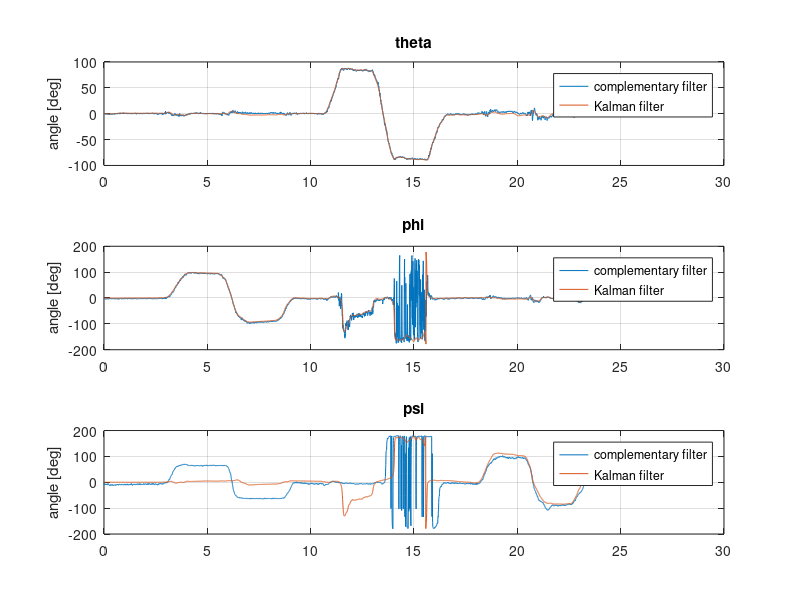
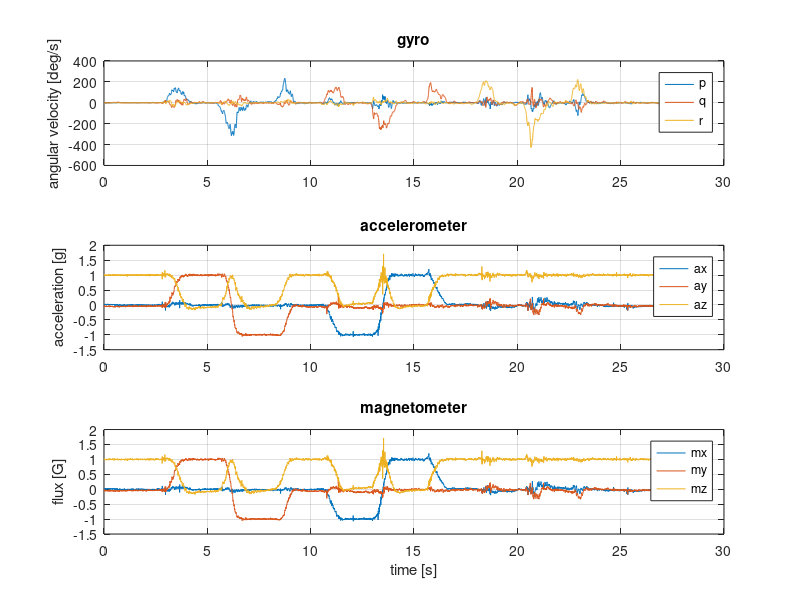

Reproduce these figures in MATLAB, in order.
load('data.mat');

%%%%%%%%%%%%%%%%
%INITIALIZATION%
%%%%%%%%%%%%%%%%

%quaternions
e0 = 1;
e1 = 0;
e2 = 0;
e3 = 0;

pb = 0; %bias p 
qb = 0; %bias q 
rb = 0; %bias r 

%covariance matrix
P = zeros(7,7);
%process noise matrix
Q = diag([[1 1 1 1] * 0.00005, [1 1 1] * 0.000001] .^ 2);
%measurement noise matrix
R = diag([[1 1 1] * 0.045, [1 1 1] * 0.015]);
        
%state space init
x = [e0 e1 e2 e3 pb qb rb]';

for i=2:length(time)
 
%sample time
dt = time(i) - time(i-1);
    
%%%%%%%%%%%%%%%%%
%PREDICTION STEP%
%%%%%%%%%%%%%%%%%

%read data from gyro
p = gx(i)*pi/180; q = gy(i)*pi/180; r = gz(i)*pi/180;

%input vector
u = [p q r pb qb rb]';

%transition matrix
F = 0.5*[-e1 -e2 -e3 e1 e2 e3;
         e0 -e3  e2 -e0 e3 -e2;
         e3  e0 -e1 -e3 -e0 e1;
        -e2  e1  e0 e2 -e1 -e0;
         0   0   0   0  0   0;
         0   0   0   0  0   0;
         0   0   0   0  0   0];
 
%state space estimate
x = x + dt*F*u;

%update quaternions value
e0 = x(1);
e1 = x(2);
e2 = x(3);
e3 = x(4);

%normalise quaternions
norm = sqrt(e0^2 + e1^2 + e2^2 + e3^2);
e0 = e0 / norm;
e1 = e1 / norm;
e2 = e2 / norm;
e3 = e3 / norm;
x(1) = e0;
x(2) = e1;
x(3) = e2;
x(4) = e3;

%Jacobian matrix A - partial derivatives dF/du 
A = 0.5*[0 -(p-pb) -(q-qb) -(r-rb) e1 e2 e3;
        (p-pb) 0 (r-rb) -(q-qb)  -e0 e3 -e2;
        (q-qb) -(r-rb) 0 (p-pb)  -e3 -e0 e1;
        (r-rb) (q-qb) -(p-pb) 0   e2 -e1 -e0;
        0        0       0    0   0  0   0;
        0        0       0    0   0  0   0;
        0        0       0    0   0  0   0];

%covariance matrix estimate
P = P + dt*(A*P+P*A' + Q);

%magnetometer model estimation
dm = 0; %magnetic declination angle
msin=sind(dm); 
mcos=cosd(dm);

m =[msin*(2*e0*e3+2*e1*e2)-mcos*(2*e2*e2+2*e3*e3-1)...
    -mcos*(2*e0*e3-2*e1*e2)-msin*(2*e1*e1+2*e3*e3-1)...
    mcos*(2*e0*e2+2*e1*e3)-msin*(2*e0*e1-2*e2*e3)];

%accelerometer model estimation
a = -[2*(e1*e3-e0*e2) 2*(e0*e1+e2*e3) 1-2*(e1^2+e2^2)];

%models matrix
z = [a m]';

%measure from acc and mag
y = [-ax(i) -ay(i) -az(i) mx(i) my(i) mz(i)]';

%normalise measurements
norm = sqrt(y(1)^2 + y(2)^2 + y(3)^2);
y(1) = y(1) / norm;
y(2) = y(2) / norm;
y(3) = y(3) / norm;
norm = sqrt(y(4)^2 + y(5)^2 + y(6)^2);
y(4) = y(4) / norm;
y(5) = y(5) / norm;
y(6) = y(6) / norm;

%%%%%%%%%%%%%     
%UPDATE STEP%
%%%%%%%%%%%%%

%Jacobian matrix H - partial derivatives dy/dx 
H = 2  * [e2 -e3 e0 -e1 0 0 0;
         -e1 -e0 -e3 -e2 0 0 0;
          0  2*e1 2*e2 0 0 0 0;
          e3*msin, e2*msin, e1*msin-2*e2*mcos, e0*msin-2*e3*mcos, 0,0,0;
          -e3*mcos, e2*mcos-2*e1*msin,  e1*mcos, -e0*mcos-2*e3*msin, 0,0,0;
           e2*mcos-e1*msin, e3*mcos-e0*msin, e0*mcos+e3*msin, e1*mcos+e2*msin, 0,0,0];

%gain 
K = P*H'/(H*P*H' + R);
%covariance matrix
P = (eye(7,7) - K*H)*P;
%state space
x = x + K*(y - z);

%update quaternions and biases
e0 = x(1);
e1 = x(2);
e2 = x(3);
e3 = x(4);
pb = x(5);
qb = x(6);
rb = x(7);

%normalise quaternions
norm = sqrt(e0^2 + e1^2 + e2^2 + e3^2);
e0 = e0 / norm;
e1 = e1 / norm;
e2 = e2 / norm;
e3 = e3 / norm;
x(1) = e0;
x(2) = e1;
x(3) = e2;
x(4) = e3;

%Euler angles
phi(i) = atan2((2*(e0*e1+e3*e2)),1-2*(e1^2+e2^2))*180/pi;
theta(i) = asin(2*(e0*e2-e3*e1))*180/pi;
psi(i) = atan2((2*(e0*e3+e1*e2)),1-2*(e2^2+e3^2))*180/pi;

end

%plots
f1 = figure;
figure(f1);
subplot(3,1,1);
plot(time,theta_komp);
grid;
hold on;
plot(time,theta);
title('theta')
legend('complementary filter','Kalman filter')
ylabel('angle [deg]')

subplot(3,1,2)
plot(time,phi_komp);
grid;
hold on;
plot(time,phi);
title('phi')
legend('complementary filter','Kalman filter')
ylabel('angle [deg]')

subplot(3,1,3)
plot(time,psi_komp);
grid;
hold on;
plot(time,psi);
title('psi')
legend('complementary filter','Kalman filter')
ylabel('angle [deg]')

f2 = figure;
figure(f2);
subplot(3,1,1);
plot(time,gx);
grid;
hold on;
plot(time,gy);
plot(time,gz);
title('gyro');
legend('p','q','r');
ylabel('angular velocity [deg/s]')

subplot(3,1,2)
plot(time,ax);
grid;
hold on;
plot(time,ay);
plot(time,az);
title('accelerometer')
legend('ax','ay','az')
ylabel('acceleration [g]')

subplot(3,1,3)
plot(time,ax);
grid;
hold on;
plot(time,ay);
plot(time,az);
title('magnetometer')
legend('mx','my','mz')
xlabel('time [s]')
ylabel('flux [G]')



